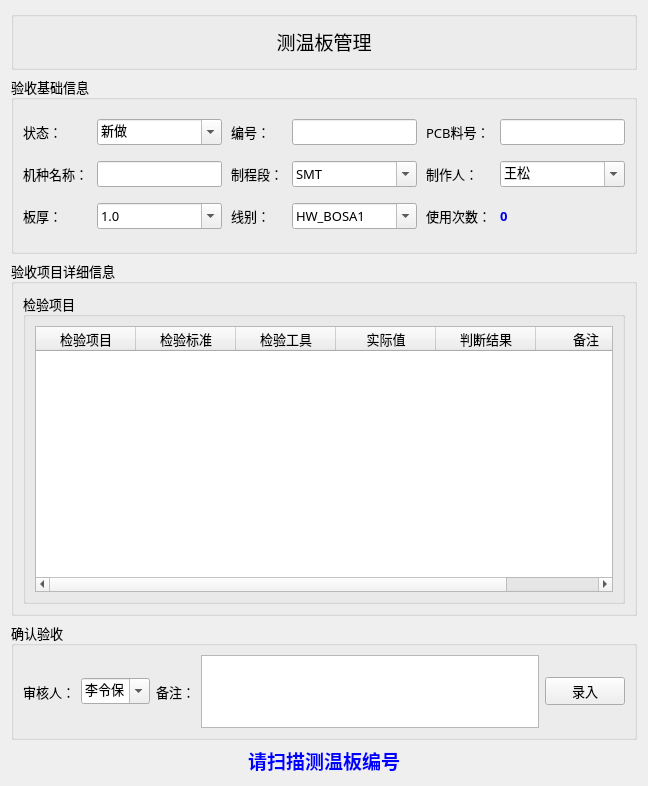
      <widget class="QWidget" name="tab">
       <attribute name="title">
        <string>测温板管理</string>
       </attribute>
       <layout class="QVBoxLayout" name="verticalLayout_15">
        <item>
         <layout class="QVBoxLayout" name="verticalLayout_12" stretch="1,3,6,2">
          <item>
           <widget class="QGroupBox" name="groupBox_12">
            <property name="font">
             <font>
              <family>Agency FB</family>
              <pointsize>14</pointsize>
              <weight>75</weight>
              <bold>true</bold>
             </font>
            </property>
            <property name="title">
             <string/>
            </property>
            <layout class="QGridLayout" name="gridLayout_3">
             <item row="0" column="0">
              <widget class="QLabel" name="label_31">
               <property name="font">
                <font>
                 <family>微软雅黑</family>
                 <pointsize>14</pointsize>
                 <weight>50</weight>
                 <bold>false</bold>
                </font>
               </property>
               <property name="text">
                <string>&lt;html&gt;&lt;head/&gt;&lt;body&gt;&lt;p&gt;测温板管理&lt;/p&gt;&lt;/body&gt;&lt;/html&gt;</string>
               </property>
               <property name="alignment">
                <set>Qt::AlignCenter</set>
               </property>
              </widget>
             </item>
            </layout>
           </widget>
          </item>
          <item>
           <widget class="QGroupBox" name="groupBox_13">
            <property name="font">
             <font>
              <family>微软雅黑</family>
              <pointsize>10</pointsize>
              <weight>50</weight>
              <bold>false</bold>
             </font>
            </property>
            <property name="title">
             <string>验收基础信息</string>
            </property>
            <layout class="QGridLayout" name="gridLayout_6">
             <property name="horizontalSpacing">
              <number>9</number>
             </property>
             <item row="0" column="0">
              <widget class="QLabel" name="label_32">
               <property name="text">
                <string>状态：</string>
               </property>
              </widget>
             </item>
             <item row="0" column="1">
              <widget class="QComboBox" name="comboBox_model_3">
               <property name="editable">
                <bool>true</bool>
               </property>
               <item>
                <property name="text">
                 <string>新做</string>
                </property>
               </item>
               <item>
                <property name="text">
                 <string>正在使用</string>
                </property>
               </item>
               <item>
                <property name="text">
                 <string>报废</string>
                </property>
               </item>
              </widget>
             </item>
             <item row="2" column="0">
              <widget class="QLabel" name="label_42">
               <property name="text">
                <string>板厚：</string>
               </property>
              </widget>
             </item>
             <item row="1" column="0">
              <widget class="QLabel" name="label_35">
               <property name="text">
                <string>机种名称：</string>
               </property>
              </widget>
             </item>
             <item row="1" column="1">
              <widget class="QLineEdit" name="lineEdit_machineid_3"/>
             </item>
             <item row="1" column="2">
              <widget class="QLabel" name="label_34">
               <property name="text">
                <string>制程段：</string>
               </property>
              </widget>
             </item>
             <item row="1" column="3">
              <widget class="QComboBox" name="comboBox_board_2">
               <property name="editable">
                <bool>true</bool>
               </property>
               <item>
                <property name="text">
                 <string>SMT</string>
                </property>
               </item>
               <item>
                <property name="text">
                 <string>DIP</string>
                </property>
               </item>
              </widget>
             </item>
             <item row="1" column="4">
              <widget class="QLabel" name="label_38">
               <property name="text">
                <string>制作人：</string>
               </property>
              </widget>
             </item>
             <item row="1" column="5">
              <widget class="QComboBox" name="comboBox_result_3">
               <property name="editable">
                <bool>true</bool>
               </property>
               <item>
                <property name="text">
                 <string>王松</string>
                </property>
               </item>
               <item>
                <property name="text">
                 <string>赵东杰</string>
                </property>
               </item>
               <item>
                <property name="text">
                 <string>彭豪豪</string>
                </property>
               </item>
               <item>
                <property name="text">
                 <string>王广德</string>
                </property>
               </item>
              </widget>
             </item>
             <item row="2" column="2">
              <widget class="QLabel" name="label_36">
               <property name="text">
                <string>线别：</string>
               </property>
              </widget>
             </item>
             <item row="2" column="3">
              <widget class="QComboBox" name="comboBox_2">
               <property name="editable">
                <bool>true</bool>
               </property>
               <item>
                <property name="text">
                 <string>HW_BOSA1</string>
                </property>
               </item>
               <item>
                <property name="text">
                 <string>HW_BOSA2</string>
                </property>
               </item>
               <item>
                <property name="text">
                 <string>HW_BOSA3</string>
                </property>
               </item>
              </widget>
             </item>
             <item row="2" column="4">
              <widget class="QLabel" name="label_37">
               <property name="text">
                <string>使用次数：</string>
               </property>
              </widget>
             </item>
             <item row="2" column="5">
              <widget class="QLabel" name="label_39">
               <property name="font">
                <font>
                 <family>微软雅黑</family>
                 <pointsize>10</pointsize>
                 <weight>75</weight>
                 <bold>true</bold>
                </font>
               </property>
               <property name="styleSheet">
                <string notr="true">color: rgb(0, 0, 230);</string>
               </property>
               <property name="text">
                <string>0</string>
               </property>
              </widget>
             </item>
             <item row="2" column="1">
              <widget class="QComboBox" name="comboBox_3">
               <property name="editable">
                <bool>true</bool>
               </property>
               <item>
                <property name="text">
                 <string>1.0</string>
                </property>
               </item>
               <item>
                <property name="text">
                 <string>1.6</string>
                </property>
               </item>
               <item>
                <property name="text">
                 <string>2.0</string>
                </property>
               </item>
               <item>
                <property name="text">
                 <string>3.0</string>
                </property>
               </item>
               <item>
                <property name="text">
                 <string>3.3</string>
                </property>
               </item>
              </widget>
             </item>
             <item row="0" column="2">
              <widget class="QLabel" name="label_41">
               <property name="text">
                <string>编号：</string>
               </property>
              </widget>
             </item>
             <item row="0" column="3">
              <widget class="QLineEdit" name="lineEdit_serino_4"/>
             </item>
             <item row="0" column="5">
              <widget class="QLineEdit" name="lineEdit_pcb_2"/>
             </item>
             <item row="0" column="4">
              <widget class="QLabel" name="label_33">
               <property name="text">
                <string>PCB料号：</string>
               </property>
              </widget>
             </item>
            </layout>
           </widget>
          </item>
          <item>
           <widget class="QGroupBox" name="groupBox_14">
            <property name="font">
             <font>
              <family>微软雅黑</family>
              <pointsize>10</pointsize>
             </font>
            </property>
            <property name="title">
             <string>验收项目详细信息</string>
            </property>
            <layout class="QVBoxLayout" name="verticalLayout_13">
             <item>
              <widget class="QGroupBox" name="groupBox_15">
               <property name="title">
                <string>检验项目</string>
               </property>
               <layout class="QVBoxLayout" name="verticalLayout_14">
                <item>
                 <widget class="QTableWidget" name="tableWidget_4">
                  <property name="font">
                   <font>
                    <family>微软雅黑</family>
                    <pointsize>10</pointsize>
                    <weight>50</weight>
                    <bold>false</bold>
                   </font>
                  </property>
                  <column>
                   <property name="text">
                    <string>检验项目</string>
                   </property>
                  </column>
                  <column>
                   <property name="text">
                    <string>检验标准</string>
                   </property>
                  </column>
                  <column>
                   <property name="text">
                    <string>检验工具</string>
                   </property>
                  </column>
                  <column>
                   <property name="text">
                    <string>实际值</string>
                   </property>
                  </column>
                  <column>
                   <property name="text">
                    <string>判断结果</string>
                   </property>
                  </column>
                  <column>
                   <property name="text">
                    <string>备注</string>
                   </property>
                  </column>
                 </widget>
                </item>
               </layout>
              </widget>
             </item>
            </layout>
           </widget>
          </item>
          <item>
           <widget class="QGroupBox" name="groupBox_16">
            <property name="font">
             <font>
              <family>微软雅黑</family>
              <pointsize>10</pointsize>
             </font>
            </property>
            <property name="title">
             <string>确认验收</string>
            </property>
            <layout class="QHBoxLayout" name="horizontalLayout_5">
             <item>
              <widget class="QLabel" name="label_43">
               <property name="text">
                <string>审核人：</string>
               </property>
              </widget>
             </item>
             <item>
              <widget class="QComboBox" name="comboBox_auditor">
               <property name="font">
                <font>
                 <pointsize>10</pointsize>
                 <weight>50</weight>
                 <bold>false</bold>
                </font>
               </property>
               <property name="editable">
                <bool>true</bool>
               </property>
               <item>
                <property name="text">
                 <string>李令保</string>
                </property>
               </item>
               <item>
                <property name="text">
                 <string>唐亚飞</string>
                </property>
               </item>
               <item>
                <property name="text">
                 <string>杨洋</string>
                </property>
               </item>
              </widget>
             </item>
             <item>
              <widget class="QLabel" name="label_44">
               <property name="text">
                <string>备注：</string>
               </property>
              </widget>
             </item>
             <item>
              <widget class="QTextEdit" name="textEdit_3">
               <property name="font">
                <font>
                 <family>微软雅黑</family>
                 <pointsize>10</pointsize>
                 <weight>50</weight>
                 <bold>false</bold>
                </font>
               </property>
              </widget>
             </item>
             <item>
              <widget class="QPushButton" name="pushButton_5">
               <property name="text">
                <string>录入</string>
               </property>
              </widget>
             </item>
            </layout>
           </widget>
          </item>
         </layout>
        </item>
        <item>
         <widget class="QLabel" name="label_40">
          <property name="font">
           <font>
            <family>微软雅黑</family>
            <pointsize>14</pointsize>
            <weight>75</weight>
            <bold>true</bold>
           </font>
          </property>
          <property name="styleSheet">
           <string notr="true">color: rgb(0, 0, 255);</string>
          </property>
          <property name="text">
           <string>请扫描测温板编号</string>
          </property>
          <property name="alignment">
           <set>Qt::AlignCenter</set>
          </property>
         </widget>
        </item>
       </layout>
      </widget>
